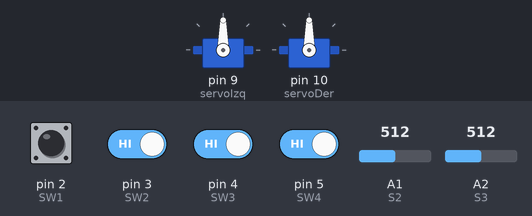
Simulated run of this sketch. Board: Arduino Uno, built with avr-gcc and run on an emulated ATmega328P. Parts: 2 × servo. Inputs (shaded band) come from the test bench; at power-on: pin 2 (SW1), pin 3 (SW2), pin 4 (SW3), pin 5 (SW4) HIGH, A1 (S2) = 512, A2 (S3) = 512.

Above: at 1.2 s.
1.3 s: pin 2 (SW1) pulled LOW for 0.15 s
At 1.37 s:
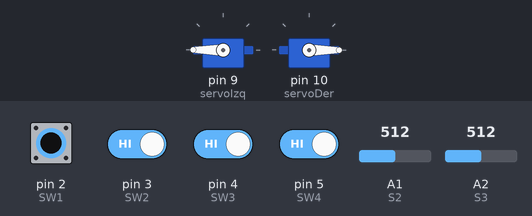
2.9 s: pin 2 (SW1) driven LOW and pin 3 (SW2) driven LOW and pin 4 (SW3) driven LOW and pin 5 (SW4) driven LOW
At 3.2 s:
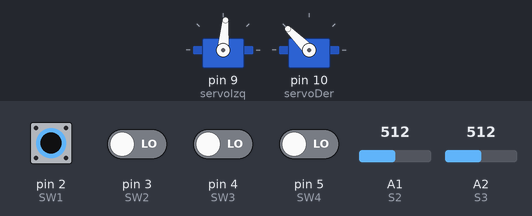
4.4 s: pin 2 (SW1) driven HIGH
At 5.2 s:
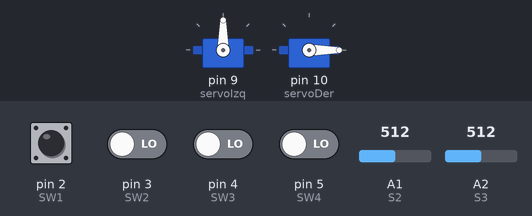
7.4 s: pin 2 (SW1) driven LOW
At 7.8 s:
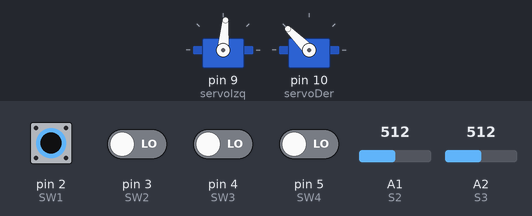
8.9 s: pin 3 (SW2) driven HIGH
At 10.2 s:
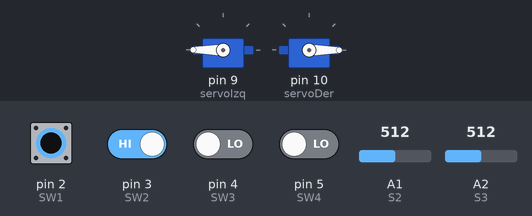
Timing chart, 0 to 11.4 s (numbered marks = the images above; inputs shaded):
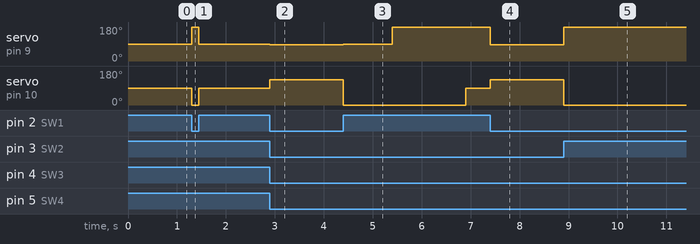

The sketch:

main.ino
```cpp
#include <Servo.h>

#define SW1 2
#define SW2 3
#define SW3 4
#define SW4 5

#define S1 A0
#define S2 A1
#define S3 A2

Servo servoIzq;
Servo servoDer;

int SensorVal [2];

unsigned long ultimaLlamada;
unsigned long tiempoPasado;

byte estadoZigZag = 0;
/*
0 -> izquierda
1 -> giro derecha
2 -> derecha
3 -> giro izquierda
*/

bool estadoPareAvance = 0;
/*
0 -> pare
1 -> avance
*/

void adelante(){
  servoDer.write(0);
  servoIzq.write(180);
}

void atras(){
  servoDer.write(180);
  servoIzq.write(0);
}

void derecha(){
  servoDer.write(0);
  servoIzq.write(90);
}

void izquierda(){
  servoDer.write(90);
  servoIzq.write(180);
}

void quieto(){
  servoDer.write(90);
  servoIzq.write(90);
}


/*
 * 0    Sobre linea
 * 1    Sobre linea, linea a la derecha
 * 2    Sobre line, linea a la izquierda
 * 3    No hay linea
 * 4    No hay linea, linea a la derercha
 * 5    No hay linea, linea a la izquierda
 * 6    Linea de frente
 */
byte state = 3;
int umbral_sensor = 300;

void whereIsTheLine(){
  switch(state){
    //TODO cambiar lo negado
    case 0:
      if(!(SensorVal[0] > umbral_sensor) && !(SensorVal[1] < umbral_sensor) ){
        state = 2;
      }
      else if(!(SensorVal[0] < umbral_sensor) && !(SensorVal[1] > umbral_sensor) ){
        state = 1;
      }
    break;
    case 1:
      if(!(SensorVal[0] < umbral_sensor) && !(SensorVal[1] < umbral_sensor) ){
        state = 0;
      }
    break;
    case 2:
      if(!(SensorVal[0] < umbral_sensor) && !(SensorVal[1] < umbral_sensor) ){
        state = 0;
      }
    break;
    case 3:
      if(SensorVal[0] < umbral_sensor){
        state = 5;
      }
      else if(SensorVal[1] < umbral_sensor ){
        state = 4;
      }
    break;
    case 4:
      if(SensorVal[1] > umbral_sensor ){
        state = 0;
      }
    break;
    case 5:
      if(SensorVal[0] > umbral_sensor ){
        state = 0;
      }
    break;
    default:
      state = 3;
    break;
  }
}


void movimiento(byte modo){
  switch(modo){
    case 0://Hacia Atrás en circulo
      servoDer.write(135);
      servoIzq.write(85);
    break;
    case 1://ZigZag
      switch(estadoZigZag){
        case 0://izquerda
          if(tiempoPasado < 1500){
            adelante();
          }
          else{
            estadoZigZag = 1;//gire a la derecha
            //
            ultimaLlamada = millis();
          }
        break;
        case 1://Giro derecha
          if(tiempoPasado < 1000){
            derecha();
          }
          else{
            estadoZigZag = 2;//muevase a la derecha
            //
            ultimaLlamada = millis();
          }
        break;
        case 2://derercha
          if(tiempoPasado < 1500){
            adelante();
          }
          else{
            estadoZigZag = 3;//gire a la izquierda
            ultimaLlamada = millis();
          }
        break;
        case 3://Giro izquierda
          if(tiempoPasado < 1000){
            izquierda();
          }
          else{
            estadoZigZag = 0;//muevase a la izquierda
            //
            ultimaLlamada = millis();
          }
        break;
        default://No se mueva
          quieto();
        break;
      }
    break;
    case 3://Seguidor de Linea
      switch(state){
        case 0:
          adelante();
        break;
        case 1:
          izquierda();
        break;
        case 2:
          derecha();
        break;
        case 3:
          adelante();
        break;
        case 4:
          derecha();
        break;
        case 5:
          izquierda();
        break;
        default:
          quieto();
        break;
      }
    break;
    case 7://Dos segundos y se detiene
      if(estadoPareAvance){
        servoDer.write(0);
        servoIzq.write(180);
        if(tiempoPasado > 2000){
          ultimaLlamada = millis();
          estadoPareAvance = false;
        }
      }
      else{
        servoDer.write(90);
        servoIzq.write(90);
        if(tiempoPasado > 2000){
          ultimaLlamada = millis();
          estadoPareAvance = true;
        }
      }
    break;
    case 15://En Espera
      servoDer.write(90);
      servoIzq.write(90);
    break;
    default:
      servoDer.write(0);
      servoIzq.write(180);
    break;

  }
}

void setup() {
  pinMode(S1,INPUT);
  pinMode(S2,INPUT);
  pinMode(S3,INPUT);

  pinMode(SW1,INPUT_PULLUP);
  pinMode(SW2,INPUT_PULLUP);
  pinMode(SW3,INPUT_PULLUP);
  pinMode(SW4,INPUT_PULLUP);
  Serial.begin(9600);   // Initialize serial communications with PC

  servoIzq.attach(9);
  servoDer.attach(10);
  ultimaLlamada = millis();
}

void loop(){
  SensorVal[0] = analogRead(S2);
  SensorVal[1] = analogRead(S3);
  whereIsTheLine();

  tiempoPasado= millis() - ultimaLlamada;

  int modo = 8*digitalRead(SW4) + 4*digitalRead(SW3) + 2*digitalRead(SW2) + digitalRead(SW1);

  movimiento(modo);
}
```

Measured:
- after the input at 1.3 s, servo on pin 9 (servoIzq): 90° → 180° at once, → 90° 0.15 s later; servo on pin 10 (servoDer): 90° → 0° at once, → 90° 0.15 s later
- after the input at 2.9 s, servo on pin 9 (servoIzq): 90° → 85° at once; servo on pin 10 (servoDer): 90° → 135° at once
- after the input at 4.4 s, servo on pin 9 (servoIzq): 85° → 90° at once, → 180° 1.0 s later; servo on pin 10 (servoDer): 135° → 0° at once, → 90° 2.5 s later
- after the input at 7.4 s, servo on pin 9 (servoIzq): 180° → 85° at once; servo on pin 10 (servoDer): 90° → 135° at once
- after the input at 8.9 s, servo on pin 9 (servoIzq): 85° → 180° at once; servo on pin 10 (servoDer): 135° → 0° at once
